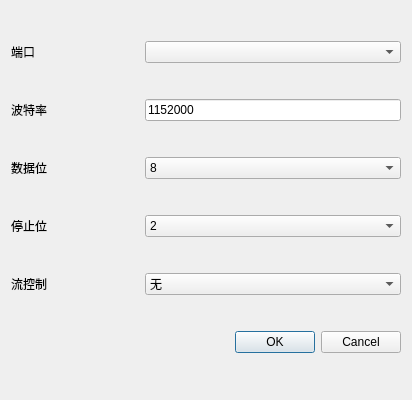
<?xml version="1.0" encoding="UTF-8"?>
<ui version="4.0">
 <class>PortSet</class>
 <widget class="QDialog" name="PortSet">
  <property name="geometry">
   <rect>
    <x>0</x>
    <y>0</y>
    <width>412</width>
    <height>400</height>
   </rect>
  </property>
  <property name="windowTitle">
   <string>Dialog</string>
  </property>
  <layout class="QVBoxLayout" name="verticalLayout_2" stretch="1,1,1,1,1,1">
   <item>
    <layout class="QVBoxLayout" name="verticalLayout">
     <item>
      <layout class="QHBoxLayout" name="horizontalLayout" stretch="1,2">
       <item>
        <widget class="QLabel" name="label">
         <property name="text">
          <string>端口</string>
         </property>
        </widget>
       </item>
       <item>
        <widget class="QComboBox" name="port_name"/>
       </item>
      </layout>
     </item>
    </layout>
   </item>
   <item>
    <layout class="QHBoxLayout" name="horizontalLayout_2" stretch="1,2">
     <item>
      <widget class="QLabel" name="label_2">
       <property name="text">
        <string>波特率</string>
       </property>
      </widget>
     </item>
     <item>
      <widget class="QLineEdit" name="bandrate">
       <property name="text">
        <string>1152000</string>
       </property>
      </widget>
     </item>
    </layout>
   </item>
   <item>
    <layout class="QHBoxLayout" name="horizontalLayout_3" stretch="1,2">
     <item>
      <widget class="QLabel" name="label_3">
       <property name="text">
        <string>数据位</string>
       </property>
      </widget>
     </item>
     <item>
      <widget class="QComboBox" name="data_bit">
       <item>
        <property name="text">
         <string>8</string>
        </property>
       </item>
       <item>
        <property name="text">
         <string>7</string>
        </property>
       </item>
       <item>
        <property name="text">
         <string>6</string>
        </property>
       </item>
       <item>
        <property name="text">
         <string>5</string>
        </property>
       </item>
      </widget>
     </item>
    </layout>
   </item>
   <item>
    <layout class="QHBoxLayout" name="horizontalLayout_4" stretch="1,2">
     <item>
      <widget class="QLabel" name="label_4">
       <property name="text">
        <string>停止位</string>
       </property>
      </widget>
     </item>
     <item>
      <widget class="QComboBox" name="stop_bit">
       <item>
        <property name="text">
         <string>2</string>
        </property>
       </item>
       <item>
        <property name="text">
         <string>1</string>
        </property>
       </item>
      </widget>
     </item>
    </layout>
   </item>
   <item>
    <layout class="QHBoxLayout" name="horizontalLayout_5" stretch="1,2">
     <item>
      <widget class="QLabel" name="label_5">
       <property name="text">
        <string>流控制</string>
       </property>
      </widget>
     </item>
     <item>
      <widget class="QComboBox" name="flow_control">
       <item>
        <property name="text">
         <string>无</string>
        </property>
       </item>
      </widget>
     </item>
    </layout>
   </item>
   <item>
    <widget class="QDialogButtonBox" name="buttonBox">
     <property name="orientation">
      <enum>Qt::Horizontal</enum>
     </property>
     <property name="standardButtons">
      <set>QDialogButtonBox::Cancel|QDialogButtonBox::Ok</set>
     </property>
    </widget>
   </item>
  </layout>
 </widget>
 <resources/>
 <connections>
  <connection>
   <sender>buttonBox</sender>
   <signal>accepted()</signal>
   <receiver>PortSet</receiver>
   <slot>accept()</slot>
   <hints>
    <hint type="sourcelabel">
     <x>229</x>
     <y>375</y>
    </hint>
    <hint type="destinationlabel">
     <x>157</x>
     <y>274</y>
    </hint>
   </hints>
  </connection>
  <connection>
   <sender>buttonBox</sender>
   <signal>rejected()</signal>
   <receiver>PortSet</receiver>
   <slot>reject()</slot>
   <hints>
    <hint type="sourcelabel">
     <x>297</x>
     <y>381</y>
    </hint>
    <hint type="destinationlabel">
     <x>286</x>
     <y>274</y>
    </hint>
   </hints>
  </connection>
 </connections>
</ui>
